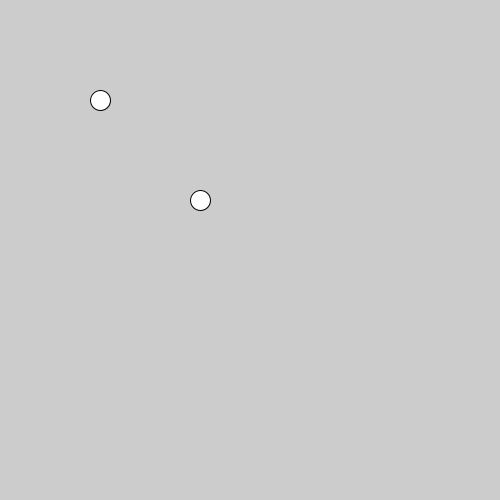
Frame 1 (no input)
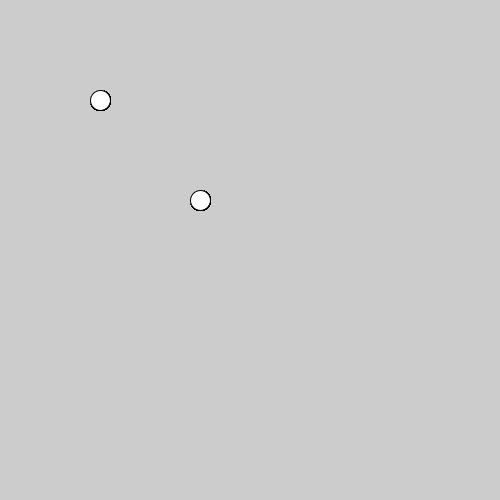
Frame 60 (the mouse pressed at the canvas centre just before this capture)
Frame 120 (the mouse held since frame 60 and released just before this capture): identical to frame 60, image omitted

The Processing sketch that drew these frames (run headless with seeded random() and noise(); from frame 60 on, the mouse is pressed at the canvas centre):

// Processing sketch: processing_120708
// ── processing_120708.pde

void setup() {
    size(500, 500);
    
}

void draw() {
    ellipse(100,100,20,20);
    ellipse(200,200,20,20);  
    
}
